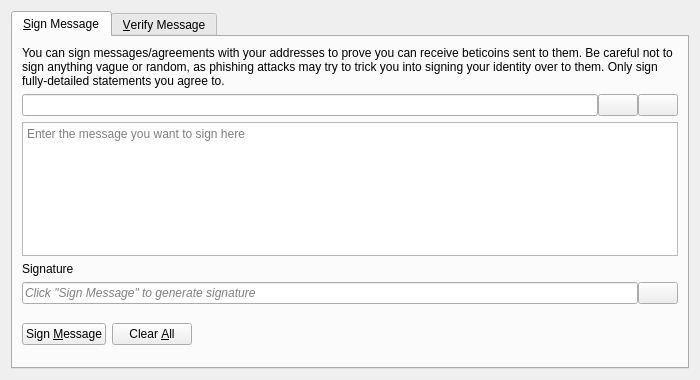
<?xml version="1.0" encoding="UTF-8"?>
<ui version="4.0">
 <class>SignVerifyMessageDialog</class>
 <widget class="QDialog" name="SignVerifyMessageDialog">
  <property name="geometry">
   <rect>
    <x>0</x>
    <y>0</y>
    <width>700</width>
    <height>380</height>
   </rect>
  </property>
  <property name="windowTitle">
   <string>Signatures - Sign / Verify a Message</string>
  </property>
  <property name="modal">
   <bool>true</bool>
  </property>
  <layout class="QVBoxLayout" name="verticalLayout">
   <item>
    <widget class="QTabWidget" name="tabWidget">
     <property name="currentIndex">
      <number>0</number>
     </property>
     <widget class="QWidget" name="tabSignMessage">
      <attribute name="title">
       <string>&amp;Sign Message</string>
      </attribute>
      <layout class="QVBoxLayout" name="verticalLayout_SM">
       <item>
        <widget class="QLabel" name="infoLabel_SM">
         <property name="text">
          <string>You can sign messages/agreements with your addresses to prove you can receive beticoins sent to them. Be careful not to sign anything vague or random, as phishing attacks may try to trick you into signing your identity over to them. Only sign fully-detailed statements you agree to.</string>
         </property>
         <property name="textFormat">
          <enum>Qt::PlainText</enum>
         </property>
         <property name="wordWrap">
          <bool>true</bool>
         </property>
        </widget>
       </item>
       <item>
        <layout class="QHBoxLayout" name="horizontalLayout_1_SM">
         <property name="spacing">
          <number>0</number>
         </property>
         <item>
          <widget class="QValidatedLineEdit" name="addressIn_SM">
           <property name="toolTip">
            <string>The beticoin address to sign the message with</string>
           </property>
          </widget>
         </item>
         <item>
          <widget class="QPushButton" name="addressBookButton_SM">
           <property name="toolTip">
            <string>Choose previously used address</string>
           </property>
           <property name="text">
            <string/>
           </property>
           <property name="icon">
            <iconset resource="../beticoin.qrc">
             <normaloff>:/icons/address-book</normaloff>:/icons/address-book</iconset>
           </property>
           <property name="shortcut">
            <string>Alt+A</string>
           </property>
           <property name="autoDefault">
            <bool>false</bool>
           </property>
          </widget>
         </item>
         <item>
          <widget class="QPushButton" name="pasteButton_SM">
           <property name="toolTip">
            <string>Paste address from clipboard</string>
           </property>
           <property name="text">
            <string/>
           </property>
           <property name="icon">
            <iconset resource="../beticoin.qrc">
             <normaloff>:/icons/editpaste</normaloff>:/icons/editpaste</iconset>
           </property>
           <property name="shortcut">
            <string>Alt+P</string>
           </property>
           <property name="autoDefault">
            <bool>false</bool>
           </property>
          </widget>
         </item>
        </layout>
       </item>
       <item>
        <widget class="QPlainTextEdit" name="messageIn_SM">
         <property name="toolTip">
          <string>Enter the message you want to sign here</string>
         </property>
         <property name="placeholderText">
          <string>Enter the message you want to sign here</string>
         </property>
        </widget>
       </item>
       <item>
        <widget class="QLabel" name="signatureLabel_SM">
         <property name="text">
          <string>Signature</string>
         </property>
         <property name="textFormat">
          <enum>Qt::PlainText</enum>
         </property>
        </widget>
       </item>
       <item>
        <layout class="QHBoxLayout" name="horizontalLayout_2_SM">
         <property name="spacing">
          <number>0</number>
         </property>
         <item>
          <widget class="QLineEdit" name="signatureOut_SM">
           <property name="placeholderText">
            <string>Click "Sign Message" to generate signature</string>
           </property>
           <property name="font">
            <font>
             <italic>true</italic>
            </font>
           </property>
           <property name="readOnly">
            <bool>true</bool>
           </property>
          </widget>
         </item>
         <item>
          <widget class="QPushButton" name="copySignatureButton_SM">
           <property name="toolTip">
            <string>Copy the current signature to the system clipboard</string>
           </property>
           <property name="text">
            <string/>
           </property>
           <property name="icon">
            <iconset resource="../beticoin.qrc">
             <normaloff>:/icons/editcopy</normaloff>:/icons/editcopy</iconset>
           </property>
           <property name="autoDefault">
            <bool>false</bool>
           </property>
          </widget>
         </item>
        </layout>
       </item>
       <item>
        <layout class="QHBoxLayout" name="horizontalLayout_3_SM">
         <item>
          <widget class="QPushButton" name="signMessageButton_SM">
           <property name="toolTip">
            <string>Sign the message to prove you own this beticoin address</string>
           </property>
           <property name="text">
            <string>Sign &amp;Message</string>
           </property>
           <property name="icon">
            <iconset resource="../beticoin.qrc">
             <normaloff>:/icons/edit</normaloff>:/icons/edit</iconset>
           </property>
           <property name="autoDefault">
            <bool>false</bool>
           </property>
          </widget>
         </item>
         <item>
          <widget class="QPushButton" name="clearButton_SM">
           <property name="toolTip">
            <string>Reset all sign message fields</string>
           </property>
           <property name="text">
            <string>Clear &amp;All</string>
           </property>
           <property name="icon">
            <iconset resource="../beticoin.qrc">
             <normaloff>:/icons/remove</normaloff>:/icons/remove</iconset>
           </property>
           <property name="autoDefault">
            <bool>false</bool>
           </property>
          </widget>
         </item>
         <item>
          <spacer name="horizontalSpacer_1_SM">
           <property name="orientation">
            <enum>Qt::Horizontal</enum>
           </property>
           <property name="sizeHint" stdset="0">
            <size>
             <width>40</width>
             <height>48</height>
            </size>
           </property>
          </spacer>
         </item>
         <item>
          <widget class="QLabel" name="statusLabel_SM">
           <property name="font">
            <font>
             <weight>75</weight>
             <bold>true</bold>
            </font>
           </property>
           <property name="text">
            <string/>
           </property>
           <property name="wordWrap">
            <bool>true</bool>
           </property>
          </widget>
         </item>
         <item>
          <spacer name="horizontalSpacer_2_SM">
           <property name="orientation">
            <enum>Qt::Horizontal</enum>
           </property>
           <property name="sizeHint" stdset="0">
            <size>
             <width>40</width>
             <height>48</height>
            </size>
           </property>
          </spacer>
         </item>
        </layout>
       </item>
      </layout>
     </widget>
     <widget class="QWidget" name="tabVerifyMessage">
      <attribute name="title">
       <string>&amp;Verify Message</string>
      </attribute>
      <layout class="QVBoxLayout" name="verticalLayout_VM">
       <item>
        <widget class="QLabel" name="infoLabel_VM">
         <property name="text">
          <string>Enter the receiver's address, message (ensure you copy line breaks, spaces, tabs, etc. exactly) and signature below to verify the message. Be careful not to read more into the signature than what is in the signed message itself, to avoid being tricked by a man-in-the-middle attack. Note that this only proves the signing party receives with the address, it cannot prove sendership of any transaction!</string>
         </property>
         <property name="textFormat">
          <enum>Qt::PlainText</enum>
         </property>
         <property name="alignment">
          <set>Qt::AlignLeading|Qt::AlignLeft|Qt::AlignTop</set>
         </property>
         <property name="wordWrap">
          <bool>true</bool>
         </property>
        </widget>
       </item>
       <item>
        <layout class="QHBoxLayout" name="horizontalLayout_1_VM">
         <property name="spacing">
          <number>0</number>
         </property>
         <item>
          <widget class="QValidatedLineEdit" name="addressIn_VM">
           <property name="toolTip">
            <string>The beticoin address the message was signed with</string>
           </property>
          </widget>
         </item>
         <item>
          <widget class="QPushButton" name="addressBookButton_VM">
           <property name="toolTip">
            <string>Choose previously used address</string>
           </property>
           <property name="text">
            <string/>
           </property>
           <property name="icon">
            <iconset resource="../beticoin.qrc">
             <normaloff>:/icons/address-book</normaloff>:/icons/address-book</iconset>
           </property>
           <property name="shortcut">
            <string>Alt+A</string>
           </property>
           <property name="autoDefault">
            <bool>false</bool>
           </property>
          </widget>
         </item>
        </layout>
       </item>
       <item>
        <widget class="QPlainTextEdit" name="messageIn_VM">
          <property name="toolTip">
            <string>The signed message to verify</string>
          </property>
          <property name="placeholderText">
            <string>The signed message to verify</string>
          </property>
        </widget>
       </item>
       <item>
        <widget class="QValidatedLineEdit" name="signatureIn_VM">
          <property name="toolTip">
            <string>The signature given when the message was signed</string>
          </property>
          <property name="placeholderText">
            <string>The signature given when the message was signed</string>
          </property>
        </widget>
       </item>
       <item>
        <layout class="QHBoxLayout" name="horizontalLayout_2_VM">
         <item>
          <widget class="QPushButton" name="verifyMessageButton_VM">
           <property name="toolTip">
            <string>Verify the message to ensure it was signed with the specified beticoin address</string>
           </property>
           <property name="text">
            <string>Verify &amp;Message</string>
           </property>
           <property name="icon">
            <iconset resource="../beticoin.qrc">
             <normaloff>:/icons/transaction_0</normaloff>:/icons/transaction_0</iconset>
           </property>
           <property name="autoDefault">
            <bool>false</bool>
           </property>
          </widget>
         </item>
         <item>
          <widget class="QPushButton" name="clearButton_VM">
           <property name="toolTip">
            <string>Reset all verify message fields</string>
           </property>
           <property name="text">
            <string>Clear &amp;All</string>
           </property>
           <property name="icon">
            <iconset resource="../beticoin.qrc">
             <normaloff>:/icons/remove</normaloff>:/icons/remove</iconset>
           </property>
           <property name="autoDefault">
            <bool>false</bool>
           </property>
          </widget>
         </item>
         <item>
          <spacer name="horizontalSpacer_1_VM">
           <property name="orientation">
            <enum>Qt::Horizontal</enum>
           </property>
           <property name="sizeHint" stdset="0">
            <size>
             <width>40</width>
             <height>48</height>
            </size>
           </property>
          </spacer>
         </item>
         <item>
          <widget class="QLabel" name="statusLabel_VM">
           <property name="font">
            <font>
             <weight>75</weight>
             <bold>true</bold>
            </font>
           </property>
           <property name="text">
            <string/>
           </property>
           <property name="wordWrap">
            <bool>true</bool>
           </property>
          </widget>
         </item>
         <item>
          <spacer name="horizontalSpacer_2_VM">
           <property name="orientation">
            <enum>Qt::Horizontal</enum>
           </property>
           <property name="sizeHint" stdset="0">
            <size>
             <width>40</width>
             <height>48</height>
            </size>
           </property>
          </spacer>
         </item>
        </layout>
       </item>
      </layout>
     </widget>
    </widget>
   </item>
  </layout>
 </widget>
 <customwidgets>
  <customwidget>
   <class>QValidatedLineEdit</class>
   <extends>QLineEdit</extends>
   <header>qt/qvalidatedlineedit.h</header>
  </customwidget>
 </customwidgets>
 <resources>
  <include location="../beticoin.qrc"/>
 </resources>
 <connections/>
</ui>
